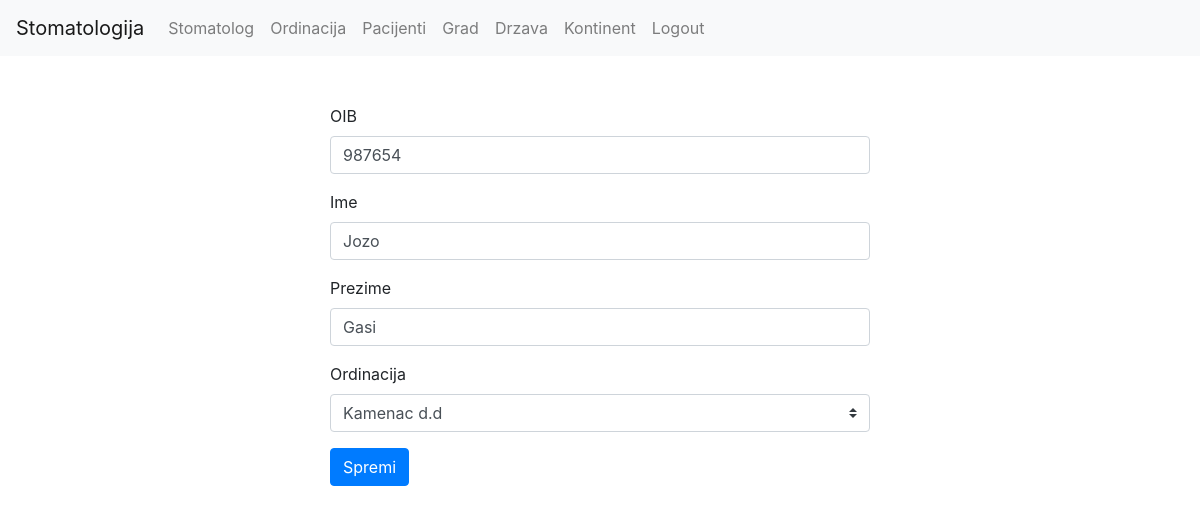
The page /stomatolog/form.php?id=1 on the database its author committed.
### tables this page shows
CREATE TABLE `stomatolog` (
  `id` int(11) NOT NULL,
  `oib` int(11) NOT NULL,
  `first_name` varchar(255) NOT NULL,
  `last_name` varchar(255) NOT NULL,
  `ordination_id` int(11) NOT NULL
);

CREATE TABLE `ordinacija` (
  `id` int(11) NOT NULL,
  `ordination_name` varchar(255) NOT NULL,
  `city_id` int(11) NOT NULL
);

### stomatolog/form.php (the view, shortened to what this page needs)
<?php
require('../util/db.php');
require('../frontend/header.php');
require('../frontend/footer.php');
$isEditing = isset($_GET['id']);
$stmt = $db->query('SELECT * FROM ordinacija');
$ordinations = $stmt->fetchAll();
if($isEditing) {
	$id = $_GET['id'];
	$sql = 'SELECT * FROM stomatolog WHERE id = :id';
	$stmt = $db->prepare($sql);
	$stmt->execute(['id' => $id]);
	$stomatolog = $stmt->fetch();
}
echo $header;
?>
<div class="container">
	<div class="row">
		<div class="col-sm-6 mx-auto mt-5">
			<form action="/stomatologija/stomatolog/form.php" method="POST">
				<div class="form-group">
					<label for="oib">OIB</label>
					<input value="<?= @$stomatolog['oib'] ?>" name="oib" type="text" class="form-control" id="oib" placeholder="123456789">
				</div>
				<div class="form-group">
					<label for="first_name">Ime</label>
					<input value="<?= @$stomatolog['first_name'] ?>" name="first_name" type="text" class="form-control" id="first_name" placeholder="First_Name">
				</div>
				<div class="form-group">
					<label for="last_name">Prezime</label>
					<input value="<?= @$stomatolog['last_name'] ?>" name="last_name" type="text" class="form-control" id="last_name" placeholder="Last_Name">
				</div>
				<div class="form-group">
					<label for="name">Ordinacija</label>
					<select name="ordination_id" class="custom-select">
					<?php foreach($ordinations as $ordination) { ?>
						<option value="<?php echo $ordination['id']; ?>"
							<?php if(isset($stomatolog) && $ordination['id'] == $stomatolog['ordination_id']) echo 'selected';  ?>>
						<?php echo $ordination['ordination_name']; ?>
						</option>
					<?php } ?>
					</select>
				</div>
				<button type="submit" class="btn btn-primary">Spremi</button>
			</form>
		</div>
	</div>
</div>
<?php
echo $footer;
?>

### rows shown on the page
stomatolog: oib "987654", first_name "Jozo", last_name "Gasi", ordination_id "Kamenac d.d"
